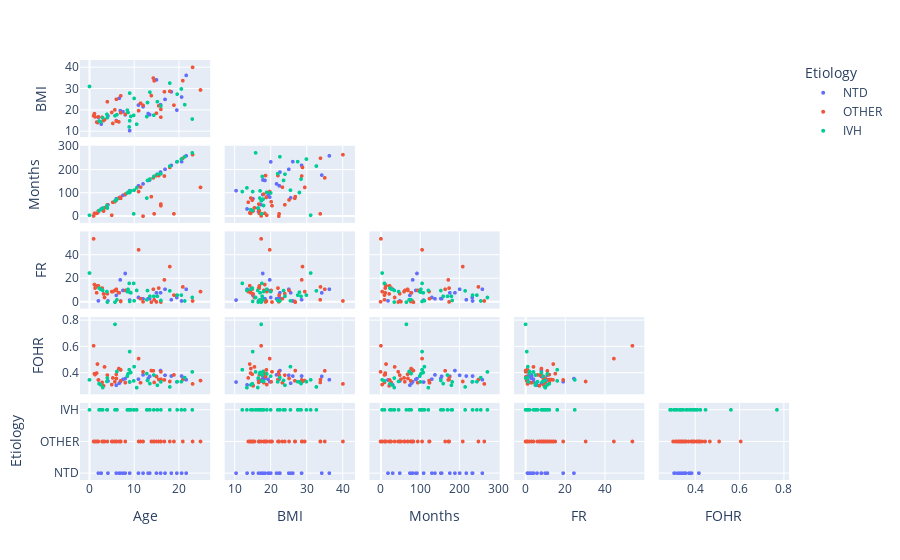

Source (notebook cell):
### Code cell
df = pd.read_csv("DS1.csv")
###df = df.concatenate("Etiology")
figscat = px.scatter_matrix(df, color = "Etiology")
figscat.update_traces(showupperhalf = False, diagonal_visible = False)
figscat.update_traces(marker_size = 4)
figscat.show()

### Figure 1 — Plotly figure (JSON) as saved in the notebook; plotly's stock layout.template omitted (floating-point values rounded to 4 significant figures)
{"data": [{"diagonal": {"visible": false}, "dimensions": [{"axis": {"matches": true}, "label": "Age", "values": [2.628, 20.63, 15.92, 4.131, 13.14, 21.67, 16.93, 18.34, 10.97, 13.49, 19.57, 6.661, 6.892, 7.503, 9, 2, 8, 6, 12, 15]}, {"axis": {"matches": true}, "label": "BMI", "values": [13.5, 26.23, 22.64, 17.37, 18.48, 36.39, 25.11, 28.67, 22.45, 17.93, 20.09, 25.63, 19.81, 19.37, 10.44, 16.69, 17.87, 15.15, 21.7, 34.29]}, {"axis": {"matches": true}, "label": "Months", "values": [31, 235, 190, 49, 154, 260, 202, 219, 131, 156, 234, 79, 82, 90, 110, 19, 93, 75, 139, 177]}, {"axis": {"matches": true}, "label": "FR", "values": [11, 1, 8, 1, 3, 11, 11, 2, 4, 3, 4, 8, 19, 10, 1.768, 1.099, 24.47, 5.782, 2.867, 7.932]}, {"axis": {"matches": true}, "label": "FOHR", "values": [0.3088, 0.3763, 0.4181, 0.3383, 0.3583, 0.3481, 0.3821, 0.3764, 0.3525, 0.3741, 0.3314, 0.3214, 0.3328, 0.3504, 0.3306, 0.3461, 0.3566, 0.306, 0.3851, 0.3738]}, {"axis": {"matches": true}, "label": "Etiology", "values": ["NTD", "NTD", "NTD", "NTD", "NTD", "NTD", "NTD", "NTD", "NTD", "NTD", "NTD", "NTD", "NTD", "NTD", "NTD", "NTD", "NTD", "NTD", "NTD", "NTD"]}], "hovertemplate": "Etiology=NTD<br>%{xaxis.title.text}=%{x}<br>%{yaxis.title.text}=%{y}<extra></extra>", "legendgroup": "NTD", "marker": {"color": "#636efa", "size": 4, "symbol": "circle"}, "name": "NTD", "showlegend": true, "showupperhalf": false, "type": "splom"}, {"diagonal": {"visible": false}, "dimensions": [{"axis": {"matches": true}, "label": "Age", "values": [23.1, 3.369, 8.025, 20.92, 14.49, 4.989, 5.228, 13.86, 24.88, 11.44, 1.106, 1.244, 1.606, 1.786, 2.833, 3.156, 5.678, 6.022, 6.575, 14.31, 15.51, 16.79, 18.92, 0.9167, 7, 18, 12, 16, 16, 15, 11, 4, 6, 2, 7, 7]}, {"axis": {"matches": true}, "label": "BMI", "values": [40.17, 15.56, 18.14, 33.92, 33.85, 18.98, 13.84, 26.91, 29.55, 23.33, 18.43, 16.9, 14.48, 14.24, 16.73, 15.18, 20.21, 25.18, 14.55, 35.12, 22.1, 28.7, 22.41, 17.42, 26.79, 28.92, 22.33, 20.44, 16.79, 18.63, 19.81, 24.01, 14.93, 16.92, 18.88, 18.88]}, {"axis": {"matches": true}, "label": "Months", "values": [265, 36, 95, 250, 10, 4, 60, 84, 124, 125, 12, 12, 12, 14, 27, 22, 62, 70, 78, 165, 175, 173, 10, 1, 77, 210, 0, 45, 52, 175, 106, 49, 69, 23, 81, 81]}, {"axis": {"matches": true}, "label": "FR", "values": [1, 4, 10, 13, 2, 9, 9, 0, 9, 3, 15, 12, 8, 14, 12, 7, 10, 10, 8, 11, 12, 19, 6, 54, 0.5734, 30.34, 0.2867, 0.09557, 0.4301, 0.1911, 44.63, 7.168, 10.99, 13.86, 0.669, 1.003]}, {"axis": {"matches": true}, "label": "FOHR", "values": [0.3162, 0.4461, 0.3256, 0.3494, 0.3276, 0.3112, 0.362, 0.4179, 0.3418, 0.3249, 0.3942, 0.3873, 0.3989, 0.4677, 0.3279, 0.3016, 0.3325, 0.3579, 0.4334, 0.4162, 0.3497, 0.3465, 0.3847, 0.6071, 0.3401, 0.3347, 0.4083, 0.4092, 0.3521, 0.3717, 0.5094, 0.3833, 0.3894, 0.3469, 0.4232, 0.4232]}, {"axis": {"matches": true}, "label": "Etiology", "values": ["OTHER", "OTHER", "OTHER", "OTHER", "OTHER", "OTHER", "OTHER", "OTHER", "OTHER", "OTHER", "OTHER", "OTHER", "OTHER", "OTHER", "OTHER", "OTHER", "OTHER", "OTHER", "OTHER", "OTHER", "OTHER", "OTHER", "OTHER", "OTHER", "OTHER", "OTHER", "OTHER", "OTHER", "OTHER", "OTHER", "OTHER", "OTHER", "OTHER", "OTHER", "OTHER", "OTHER"]}], "hovertemplate": "Etiology=OTHER<br>%{xaxis.title.text}=%{x}<br>%{yaxis.title.text}=%{y}<extra></extra>", "legendgroup": "OTHER", "marker": {"color": "#EF553B", "size": 4, "symbol": "circle"}, "name": "OTHER", "showlegend": true, "showupperhalf": false, "type": "splom"}, {"diagonal": {"visible": false}, "dimensions": [{"axis": {"matches": true}, "label": "Age", "values": [9.906, 5.717, 13.53, 8.636, 21.35, 8.894, 20.59, 2.517, 10.58, 3.908, 6.147, 9.253, 14.41, 23.03, 12.84, 15.21, 19.65, 2.142, 2.958, 8.475, 10, 18, 4, 9, 16, 13, 9, 0]}, {"axis": {"matches": true}, "label": "BMI", "values": [17.61, 17.44, 28.52, 18.98, 22.63, 12.17, 30.01, 14.56, 13.46, 18.09, 17.96, 17.12, 17.71, 15.88, 17.05, 24.04, 27.59, 14.97, 16.48, 20.05, 25.57, 32.78, 16.59, 15.07, 22.03, 23.65, 28.07, 31.19]}, {"axis": {"matches": true}, "label": "Months", "values": [10, 66, 160, 103, 256, 106, 246, 28, 122, 46, 73, 109, 171, 273, 78, 181, 235, 24, 35, 100, 112, 216, 35, 106, 183, 154, 102, 4]}, {"axis": {"matches": true}, "label": "FR", "values": [16, 0, 5, 11, 1, 16, 6, 11, 10, 9, 2, 8, 5, 4, 2, 5, 6, 12, 10, 9, 1.147, 9.652, 0.08123, 0.6212, 1.434, 9.891, 8.505, 24.85]}, {"axis": {"matches": true}, "label": "FOHR", "values": [0.3394, 0.7706, 0.3191, 0.3929, 0.3642, 0.4244, 0.3333, 0.3092, 0.2878, 0.3352, 0.4113, 0.4034, 0.3839, 0.408, 0.395, 0.3062, 0.3333, 0.3176, 0.2887, 0.375, 0.448, 0.2933, 0.361, 0.5627, 0.3318, 0.3427, 0.3316, 0.3473]}, {"axis": {"matches": true}, "label": "Etiology", "values": ["IVH", "IVH", "IVH", "IVH", "IVH", "IVH", "IVH", "IVH", "IVH", "IVH", "IVH", "IVH", "IVH", "IVH", "IVH", "IVH", "IVH", "IVH", "IVH", "IVH", "IVH", "IVH", "IVH", "IVH", "IVH", "IVH", "IVH", "IVH"]}], "hovertemplate": "Etiology=IVH<br>%{xaxis.title.text}=%{x}<br>%{yaxis.title.text}=%{y}<extra></extra>", "legendgroup": "IVH", "marker": {"color": "#00cc96", "size": 4, "symbol": "circle"}, "name": "IVH", "showlegend": true, "showupperhalf": false, "type": "splom"}], "layout": {"dragmode": "select", "legend": {"title": {"text": "Etiology"}, "tracegroupgap": 0}, "margin": {"t": 60}}}
